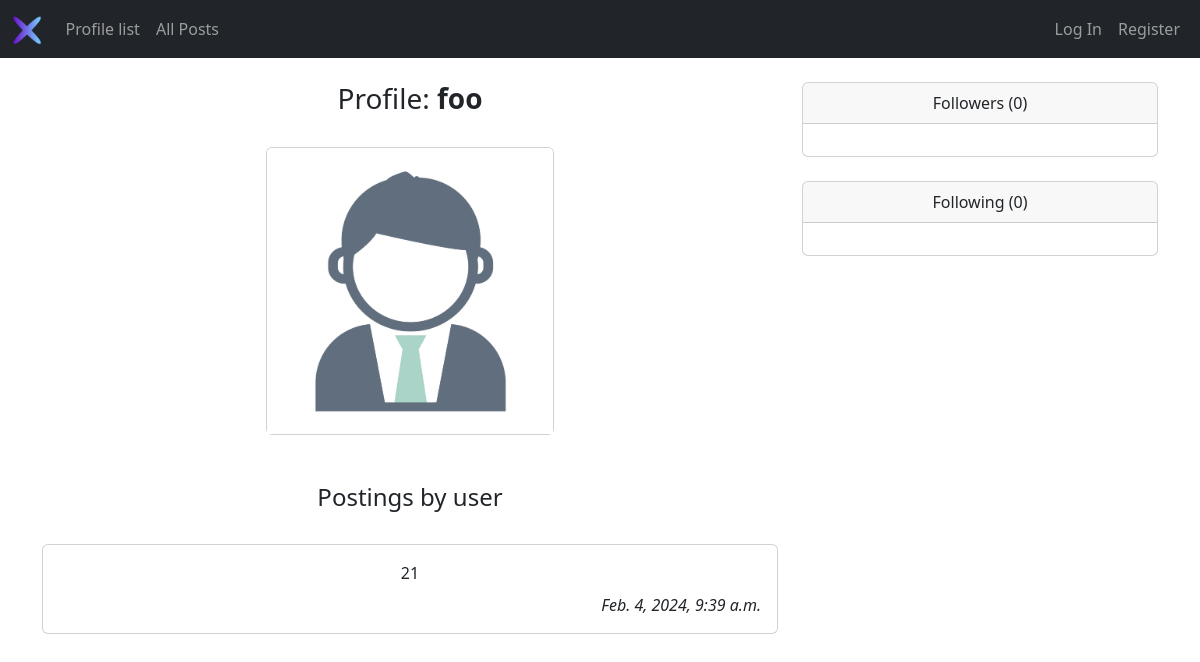
Before: /profile/foo with the older database file.
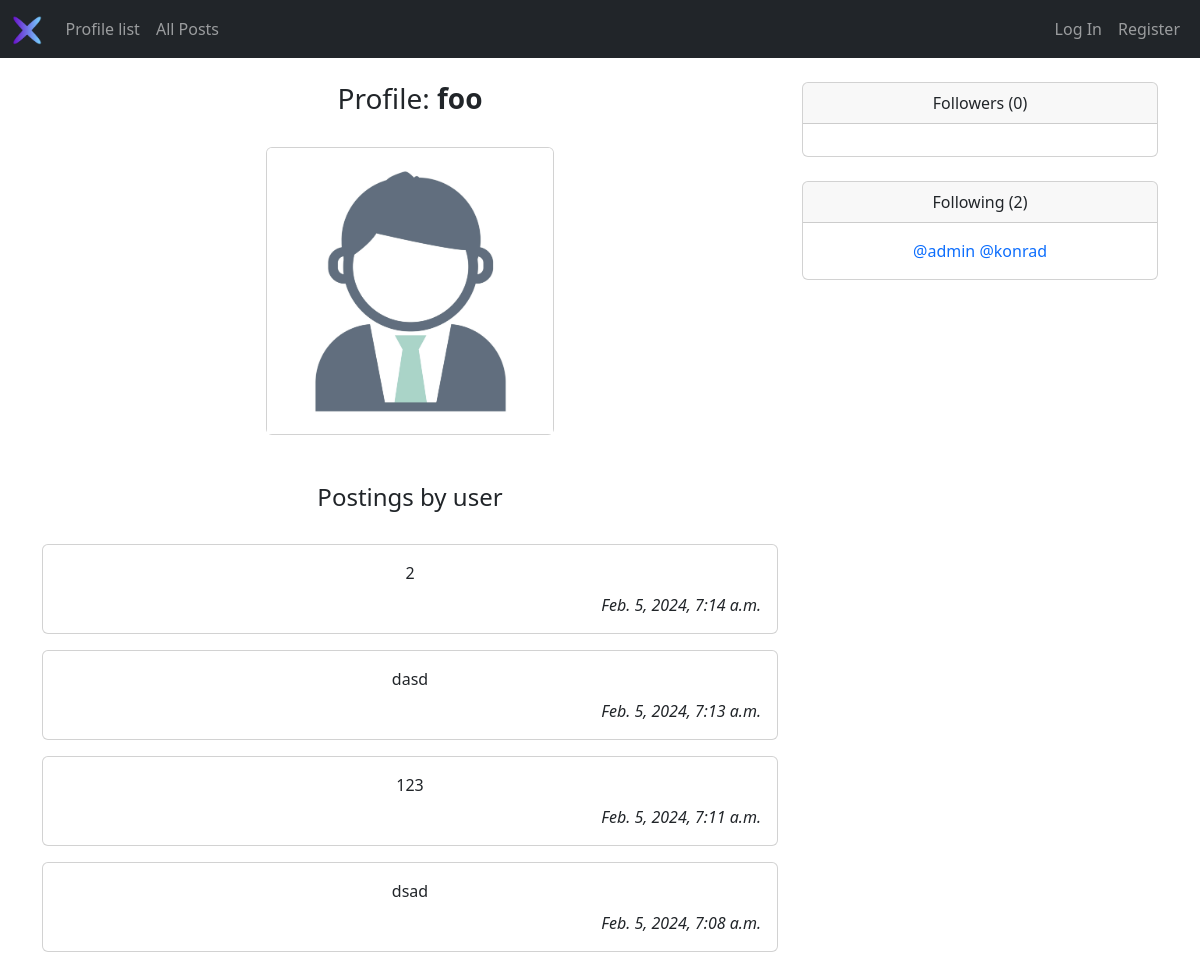
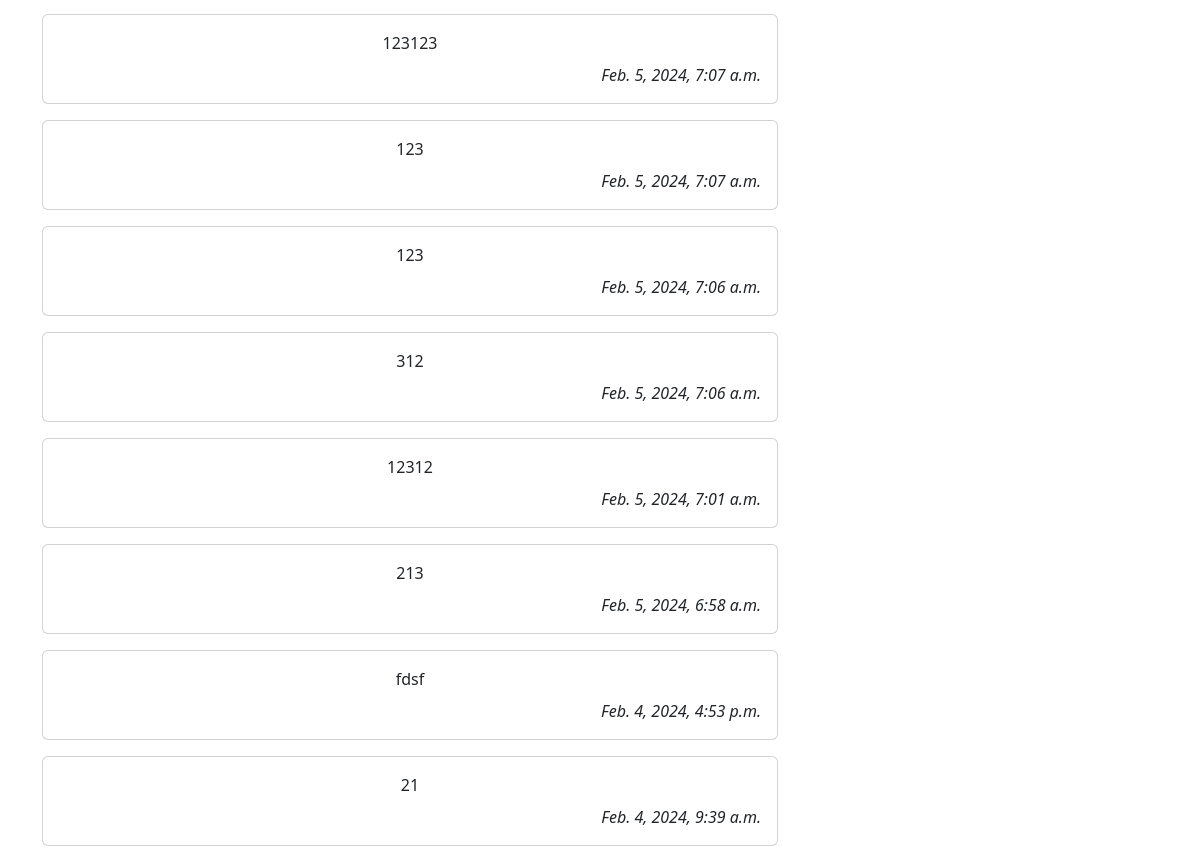
After: the same page with the newer database file (2 pictures, top to bottom).
### network/models.py (models this page shows, shortened)
class User(AbstractUser):
    posts = models.ManyToManyField('Post',
        symmetrical=False,
        related_name='author',
        blank=True)
    follows = models.ManyToManyField('self',
        symmetrical=False,
        related_name='followed_by',
        blank=True)
    last_activity = models.DateTimeField(auto_now=True)

class Post(models.Model):
    post_author = models.ForeignKey(User, on_delete=models.CASCADE)
    content = models.TextField()
    created_at = models.DateTimeField(auto_now_add=True)
    likes = models.ManyToManyField(User, related_name='liked_posts', blank=True)

### network/views.py (the view)
# urls.py: path("profile/<str:user_name>", views.profile_view, name="profile"),
def profile_view(request, user_name):
    profile = User.objects.get(username=user_name)
    posts = Post.objects.filter(post_author=profile.id).order_by('-created_at')
    return render(request, "network/profile.html", {
        "profile": profile,
        "posts": posts,
    })

### network/templates/network/profile.html (shortened to what this page needs)
{% extends "network/layout.html" %}
{% load static %}
{% block body %}
<div class="text-center">
    <div class="row">
        <div class="col-8">
            <div id="user_name">
                <h3>Profile: <strong>{{ profile }}</strong></h3>
            </div>
            <br>
            <div class="card mx-auto" style="width: 18rem;">
                <img src="{% static 'network/images/user_profile_default.jpg' %}" class="card-img-top" alt="profile image">
            </div>
        </div>
        <div class="col-4">
            <div class="card">
                <div class="card-header">
                    Followers ({{ profile.followed_by.all.count }})
                </div>
                <div class="card-body">
                </div>
            </div>
            <br>
            <div class="card">
                <div class="card-header">
                    Following ({{ profile.follows.all.count }})
                </div>
                <div class="card-body">
                    {% for follower in profile.follows.all %}
                        <a href="{% url 'profile' follower %}">@{{ follower }}</a>
                    {% endfor %}
                </div>
            </div>
            <br>
        </div>
    </div>
</div>
<br>
<br>
<div class="text-center">
    <div class="row">
        <div class="col-8">
            <h4>Postings by user</h4>
            <br>
            {% for post in posts %}
            <div class="card mb-3">
                <div class="card-body">
                    <div id="post-content-{{ post.id }}" class="mb-2">{{ post.content }}</div>
                    <div style="text-align: right;">
                        <em>{{ post.created_at }}</em>
                    </div>
                </div>
            </div>
            {% endfor %}
        </div>
    </div>
</div>
{% endblock %}

### network/templates/network/layout.html (shortened to what this page needs)
{% load static %}
<!DOCTYPE html>
<html lang="en">
    <head>
        <link
            href="https://cdn.jsdelivr.net/npm/bootstrap@5.3.2/dist/css/bootstrap.min.css"
            rel="stylesheet"
 />
    </head>
    <body>
        {% include 'network/nav.html' %}
        <div class="container body">
            {% block body %}
            {% endblock %}
        </div>
        <link href="{% static 'network/styles.css' %}" rel="stylesheet">
    </body>
</html>

### network/templates/network/nav.html (shortened to what this page needs)
{% load static %}
<nav class="navbar navbar-expand-lg navbar-dark bg-dark">
  <div class="container-fluid">
    <div class="collapse navbar-collapse" id="navbarSupportedContent">
      <a class="navbar-brand mt-2 mt-lg-0" href="{% url 'index' %}">
        <img
          src="{% static 'network/images/logo2.png' %}"
          height="30"
          alt="Network Logo"
          loading="lazy"
        />
      </a>
      <ul class="navbar-nav me-auto mb-2 mb-lg-0">
        <li class="nav-item">
            <a class="nav-link" href="{% url 'all_users' %}">Profile list</a>
        </li>
        <li class="nav-item">
            <a class="nav-link" href="{% url 'index' %}">All Posts</a>
        </li>
    </ul>
      <div class="d-flex align-items-center">
        <ul class="navbar-nav me-auto mb-2 mb-lg-0">
          {% if user.is_authenticated %}
          <li class="nav-item d-flex align-items-center">
            <img src="{% static 'network/images/user_profile_default.jpg' %}" class="rounded-circle" height="25" alt="User Avatar" loading="lazy">
          </li>
          <li class="nav-item">
            <a class="nav-link" href="{% url 'profile' user %}" role="button" aria-expanded="false">
              <strong>{{ request.user }}</strong>
            </a>
          </li>
          <li class="nav-item">
            <a class="nav-link" href="{% url 'logout' %}">Log Out</a>
          </li>
          {% else %}
          <li class="nav-item">
            <a class="nav-link" href="{% url 'login' %}">Log In</a>
          </li>
          <li class="nav-item">
            <a class="nav-link" href="{% url 'register' %}">Register</a>
          </li>
          {% endif %}
        </ul>
      </div>
    </div>
  </div>
</nav>
<br>

### network/static/network/styles.css (style rules this page uses)
a { text-decoration: none; }

Changed rows visible on the page:
changed User "foo": follows.all.count "0" → "2"
now on this page (row edited): User: username "admin"
now on this page (row unchanged): User: username "konrad"
added Post: content "2", created_at "Feb. 5, 2024, 7:14 a.m."
added Post: content "dasd", created_at "Feb. 5, 2024, 7:13 a.m."
added Post: content "123", created_at "Feb. 5, 2024, 7:11 a.m."
added Post: content "dsad", created_at "Feb. 5, 2024, 7:08 a.m."
added Post: content "123123", created_at "Feb. 5, 2024, 7:07 a.m."
added Post: content "123", created_at "Feb. 5, 2024, 7:07 a.m."
added Post: content "123", created_at "Feb. 5, 2024, 7:06 a.m."
added Post: content "312", created_at "Feb. 5, 2024, 7:06 a.m."
added Post: content "12312", created_at "Feb. 5, 2024, 7:01 a.m."
added Post: content "213", created_at "Feb. 5, 2024, 6:58 a.m."
added Post: content "fdsf", created_at "Feb. 4, 2024, 4:53 p.m."
